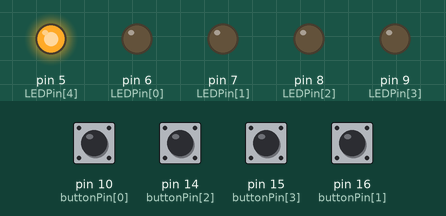
A sketch run on a simulated SparkFun Pro Micro, built with avr-gcc and run on an emulated ATmega32U4. Parts: output pins drawn as LEDs (lit = HIGH). Inputs (shaded band) come from the test bench; at power-on: pin 10 (buttonPin[0]), pin 14 (buttonPin[2]), pin 15 (buttonPin[3]), pin 16 (buttonPin[1]) HIGH.

Above: at 1.2 s.
1.3 s: pin 10 (buttonPin[0]) pulled LOW for 1 s
At 2.8 s:
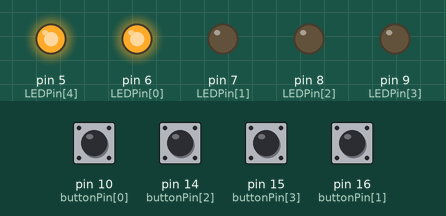
4.5 s: pin 14 (buttonPin[2]) pulled LOW for 0.15 s
At 5.2 s:
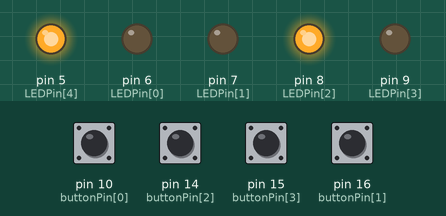
7.0 s: pin 15 (buttonPin[3]) pulled LOW for 0.15 s
At 7.8 s:
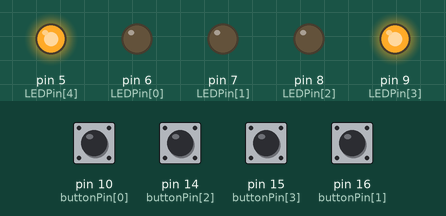
9.5 s: pin 16 (buttonPin[1]) pulled LOW for 0.15 s
At 10.2 s:
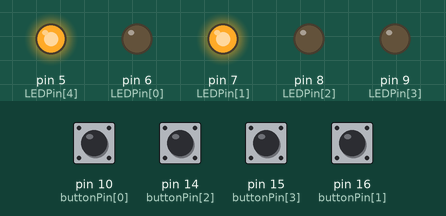
12.0 s: pin 10 (buttonPin[0]) driven LOW and pin 14 (buttonPin[2]) driven LOW
At 13.2 s:
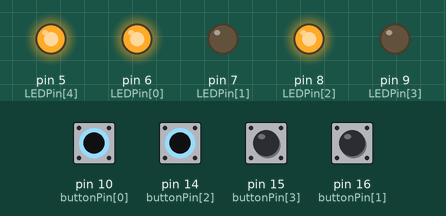
13.5 s: pin 15 (buttonPin[3]) pulled LOW for 1 s
At 14.3 s:
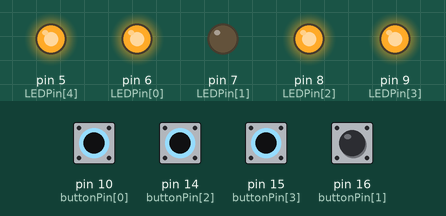
Timing chart, 0 to 16.5 s (numbered marks = the images above; inputs shaded):
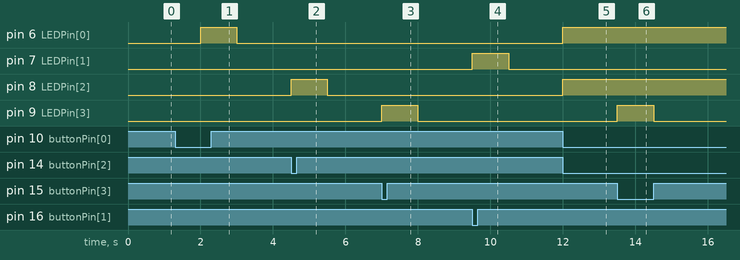

Measured:
- after the input at 1.3 s, pin 6 (LEDPin[0]): LOW → HIGH after 0.70 s, → LOW 1.0 s later
- after the input at 4.5 s, pin 8 (LEDPin[2]): LOW → HIGH at once, → LOW 1.0 s later
- after the input at 7.0 s, pin 9 (LEDPin[3]): LOW → HIGH at once, → LOW 1.0 s later
- after the input at 9.5 s, pin 7 (LEDPin[1]): LOW → HIGH at once, → LOW 1.0 s later
- after the input at 12.0 s, pin 6 (LEDPin[0]), pin 8 (LEDPin[2]): LOW → HIGH at once
- after the input at 13.5 s, pin 9 (LEDPin[3]): LOW → HIGH at once, → LOW 1.0 s later

The sketch:

StickerShifter.ino
```cpp
/****************************************************************************************************************************************************
// Sticker Shifter
//
// Written by KBeard kris.beard@mantissolutions.com.au 10/10/2019
// Written for Chaos Divine
//
// Code takes 4 input buttons, defined by buttonPin[] array and sends midi notes starting at 1
// There are 5 LEDs, 4 for output and 1 for power.
// there is a one second delay (defined by debounceDelay) in checking for state change of a button (including off state, resulting in a double delay)
//
// designed to be uploaded to an arduino pro micro
*****************************************************************************************************************************************************/

#include "MIDIUSB.h"

//variables (if using noteOn command/function)
//byte midiCh = 0;
//byte note = 1; //starting note
//byte velocity = 127; //velocity to send

//LEDs
const int NLEDs = 5; //No of LEDs including power
const int LEDPin[NLEDs] = {6,7,8,9,5}; //Pins of LEDs in order, with power LED last.

//buttons
const int NButtons = 4;
const int buttonPin[NButtons] = {10,16,14,15}; //Pins of buttons in order
int buttonCState[NButtons] = {0};              //Stores current value of button
int buttonPState[NButtons] = {0};              //Stores previous value of button

//midi cc command
byte midiCh = 0;
byte controlNum = 4; //midi cc control number
const int midiCCValue[NButtons] = {1,2,3,4}; //Pins of LEDs in order, with power LED last.

//debounce
unsigned long lastDebounceTime[NButtons] = {0}; // the last time the output pin was toggled
unsigned long debounceDelay = 1000;                // the debounce delay; increase if the output bounces

void setup() {

  for (int i = 0; i < NButtons; i++){
//    pinMode(buttonPin[i], INPUT);
    pinMode(buttonPin[i], INPUT_PULLUP);
  }

  for (int i = 0; i < NLEDs; i++){
    pinMode(LEDPin[i], OUTPUT);
  }

  digitalWrite(LEDPin[NLEDs-1], HIGH);

}

void loop() {

  buttons(); //Do buttons subprogram loop

}

void buttons() {

  for (int i = 0; i < NButtons; i++){

    buttonCState[i] = digitalRead(buttonPin[i]);

    if ((millis() - lastDebounceTime[i]) > debounceDelay) {
      if (buttonPState[i] != buttonCState[i]) {
            lastDebounceTime[i] = millis();

            if (buttonCState[i] == LOW) {
              //noteOn(midiCh, note + i, velocity); // channel, note, velocity
              controlChange(midiCh, controlNum, midiCCValue[i]); // channel, control, value
              MidiUSB.flush();

              digitalWrite(LEDPin[i], HIGH);
            }

            if (buttonCState[i] == HIGH) {
              digitalWrite(LEDPin[i], LOW);
            }
      }
      buttonPState[i] = buttonCState[i];
    }
  }

}

void noteOn(byte channel, byte pitch, byte velocity) {
  midiEventPacket_t noteOn = {0x09, 0x90 | channel, pitch, velocity};
  MidiUSB.sendMIDI(noteOn);
}
void noteOff(byte channel, byte pitch, byte velocity) {
  midiEventPacket_t noteOff = {0x08, 0x80 | channel, pitch, velocity};
  MidiUSB.sendMIDI(noteOff);
}
void controlChange(byte channel, byte control, byte value) {
  midiEventPacket_t event = {0x0B, 0xB0 | channel, control, value};
  MidiUSB.sendMIDI(event);
}
```
